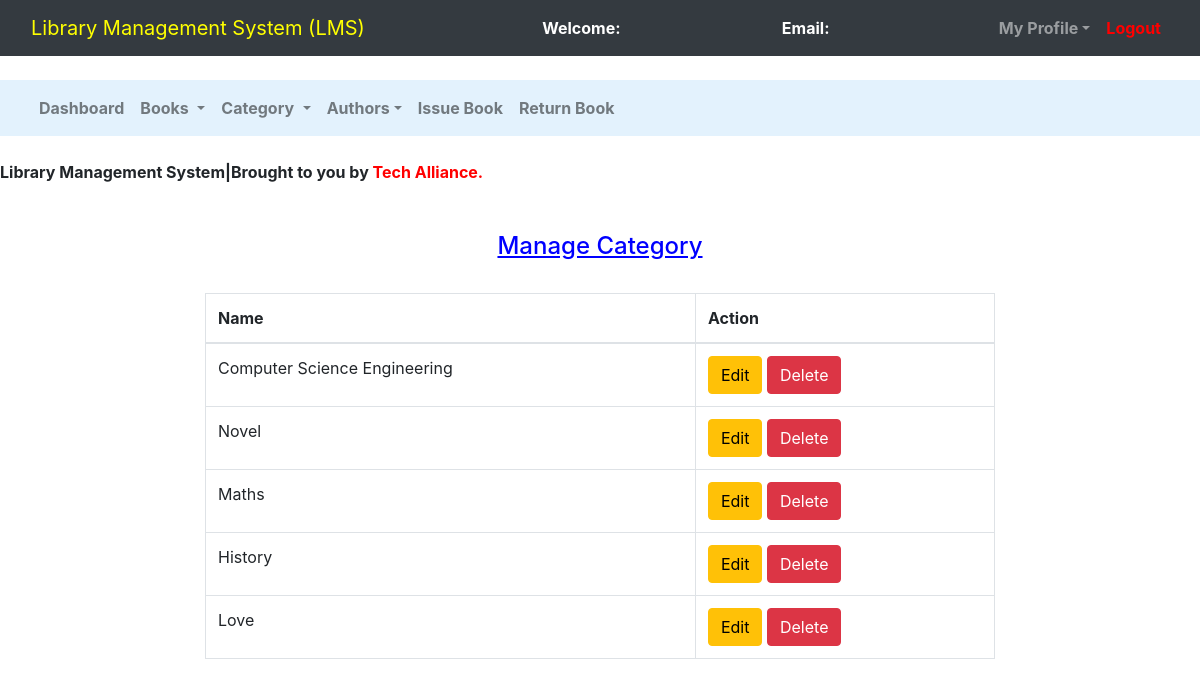
The page /super_admin/manage_cat.php on the database its author committed.
### tables this page shows
CREATE TABLE `category` (
  `cat_id` int(11) NOT NULL,
  `cat_name` varchar(100) NOT NULL
);

### super_admin/manage_cat.php (the view, shortened to what this page needs)
<!DOCTYPE html>
<html>
<head>
	<link rel="stylesheet" type="text/css" href="../bootstrap-4.4.1/css/bootstrap.min.css">
</head>
<body>
	<nav class="navbar navbar-expand-lg navbar-dark bg-dark">
		<div class="container-fluid">
			<div class="navbar-header">
				<a class="navbar-brand" href="super_admin_dashboard.php"style=color:yellow;>Library Management System (LMS)</style></a>
			</div>
			<font style="color: white"><span><strong>Welcome: <?php echo $_SESSION['name'];?></strong></span></font>
			<font style="color: white"><span><strong>Email: <?php echo $_SESSION['email'];?></strong></font>
		    <ul class="nav navbar-nav navbar-right">
		      <li class="nav-item dropdown">
	        	<a class="nav-link dropdown-toggle" data-toggle="dropdown"><b>My Profile</b></a>
		      </li>
		      <li class="nav-item">
		        <a class="nav-link" href="../logout.php"style=color:red;><b>Logout</b></style></a>
		      </li>
		    </ul>
		</div>
	</nav><br>
	<nav class="navbar navbar-expand-lg navbar-light" style="background-color: #e3f2fd">
		<div class="container-fluid">
		    <ul class="nav navbar-nav navbar-center">
		      <li class="nav-item">
		        <a class="nav-link" href="super_admin_dashboard.php"><b>Dashboard</b></a>
		      </li>
		      <li class="nav-item dropdown">
	        	<a class="nav-link dropdown-toggle" data-toggle="dropdown"><b>Books</b> </a>
		      </li>
		      <li class="nav-item dropdown">
	        	<a class="nav-link dropdown-toggle" data-toggle="dropdown"><b>Category</b> </a>
		      </li>
		      <li class="nav-item dropdown">
	        	<a class="nav-link dropdown-toggle" data-toggle="dropdown"><b>Authors</b></a>
		      </li>
	          <li class="nav-item">
		        <a class="nav-link" href="issue_book.php"><b>Issue Book</b></a>
		      </li>
			  <li class="nav-item">
		        <a class="nav-link" href="return_book.php"><b>Return Book</b></a>
		      </li>
		    </ul>
		</div>
	</nav><br>
	<span><marquee><b>Library Management System|Brought to you by <span style=color:red;>Tech Alliance</style>.</b></marquee></span><br><br>
		<center><h4 style=color:blue;><u>Manage Category</u></style></h4><br></center>
		<div class="row">
			<div class="col-md-2"></div>
			<div class="col-md-8">
				<table class="table table-bordered table-hover">
					<thead>
						<tr>
							<th>Name</th>
							<th>Action</th>
						</tr>
					</thead>
					<?php
						$connection = mysqli_connect("localhost","root","");
						$query = "select * from category";
						$query_run = mysqli_query($connection,$query);
						while ($row = mysqli_fetch_assoc($query_run)){
							?>
							<tr>
								<td><?php echo $row['cat_name'];?></td>
								<td><button class="btn btn-warning"><a href="edit_cat.php?cid=<?php echo $row['cat_id'];?>"style=color:black;>Edit</a></button>
								<button class="btn btn-danger"><a href="delete_cat.php?cid=<?php echo $row['cat_id'];?>"style=color:white;>Delete</a></button></td>
							</tr>
							<?php
						}
					?>
				</table>
			</div>
			<div class="col-md-2"></div>
		</div>
</body>
</html>

### rows shown on the page
category: cat_name "Computer Science Engineering"
category: cat_name "Novel"
category: cat_name "Maths"
category: cat_name "History"
category: cat_name "Love"
